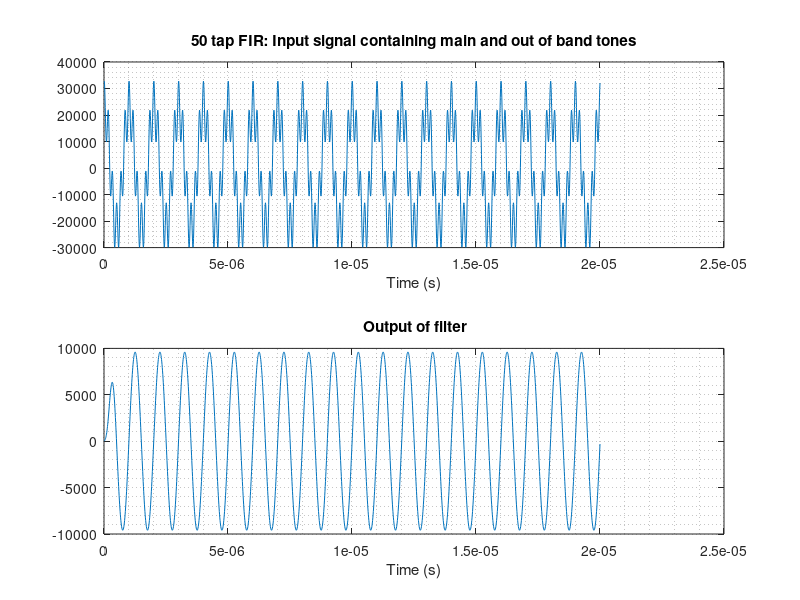
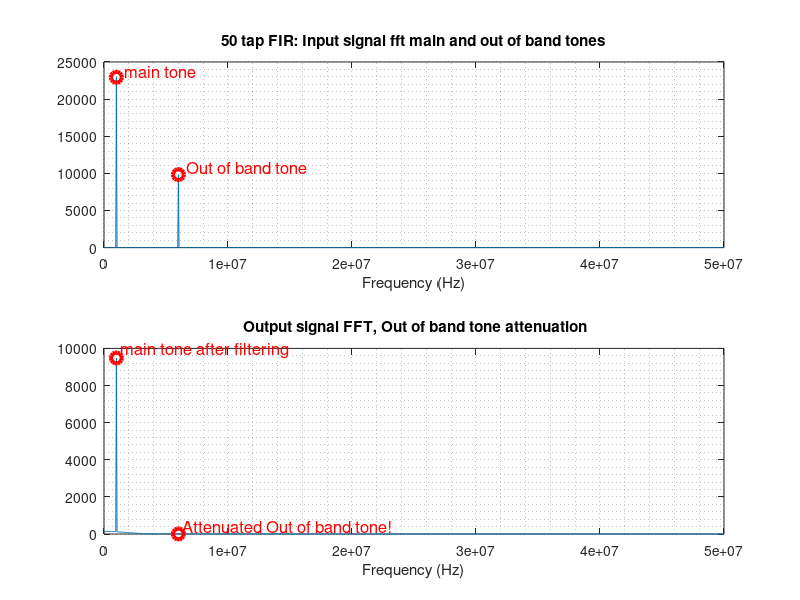
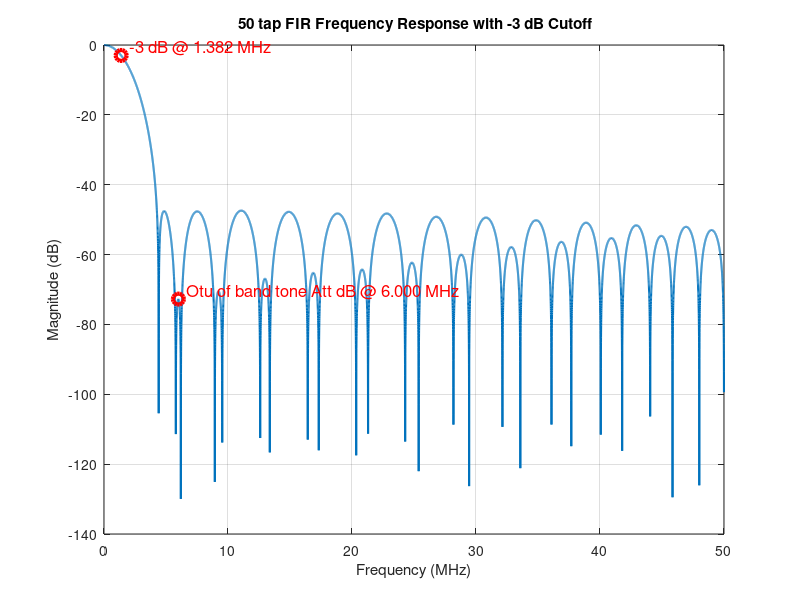

These figures' MATLAB source, in order: (Note: this script raises an error after producing the figures.)
function myfir()
%------------------------------------------------------------
% Golden Reference FIR Script (Octave)
% Implements 50-tap FIR filter in fixed-point arithmetic
% Produces output file to use as gold result by Vitis HLS
%------------------------------------------------------------

    close all;
    clear all;
    clc;
    %% Parameters
    N = 50;                 % Number of taps
    SAMPLES = 2000;         % Number of input samples
    mid = 32768;            % For converting uint16 -> int16
    fs = 100e6;             % 100 MHz sampling frequency
    nf = 16384;             % fine resolution for better cutoff estimate
    L = SAMPLES;            % Number of fft samples

% Coefficients (int16)
    taps = int16([...
    59, 55, 79, 108, 143, 184, 232, 285, 345, 410,...
    480, 553, 630, 709, 788, 866, 942, 1015, 1082, 1143,...
    1195, 1239, 1273, 1295, 1274, 1274, 1295, 1273, 1239, 1195,...
    1143, 1082, 1015, 942, 866, 788, 709, 630, 553, 480,...
    410, 345, 285, 232, 184, 143, 108, 79, 55, 59 ]);

    % Input signal (uint16)
    inpsig = [...
    0xFFF8,0xFD19,0xF4DC,0xE857,0xD92E,0xC957,0xBAD3,0xAF6C,...
    0xA86C,0xA675,0xA96C,0xB075,0xBA1D,0xC485,0xCDAC,0xD3B6,...
    0xD52F,0xD13E,0xC7C8,0xB972,0xA78C,0x93DE,0x8071,0x6F3F,...
    0x61EF,0x599D,0x56AF,0x58CA,0x5EDF,0x6750,0x702E,0x777D,...
    0x7B7F,0x7AED,0x752E,0x6A66,0x5B77,0x49DE,0x3781,0x2668,...
    0x1878,0x0F2E,0x0B6A,0x0D4E,0x143D,0x1EF0,0x2BA4,0x3859,...
    0x431B,0x4A48,0x4CCD,0x4A48,0x431B,0x3859,0x2BA4,0x1EF0,...
    0x143D,0x0D4E,0x0B6A,0x0F2E,0x1878,0x2668,0x3781,0x49DE,...
    0x5B77,0x6A66,0x752E,0x7AED,0x7B7F,0x777D,0x702E,0x6750,...
    0x5EDF,0x58CA,0x56AF,0x599D,0x61EF,0x6F3F,0x8071,0x93DE,...
    0xA78C,0xB972,0xC7C8,0xD13E,0xD52F,0xD3B6,0xCDAC,0xC485,...
    0xBA1D,0xB075,0xA96C,0xA675,0xA86C,0xAF6C,0xBAD3,0xC957,...
    0xD92E,0xE857,0xF4DC,0xFD19];

    % Convert unsigned to signed int16
    sig_signed = int16(int32(inpsig) - mid);

    % Preallocate shift registers
    shift_reg = int16(zeros(1, N));

    %% FIR Filtering
    for n = 1:SAMPLES
        x(n) = sig_signed(mod(n-1, length(sig_signed)) + 1);    % 20 periods

        % Shift registers
        for i = N:-1:2
            shift_reg(i) = shift_reg(i-1);
        end
        shift_reg(1) = x(n);

        % Accumulate (int32)
        acc = int32(0);
        for i = 1:N
            acc = acc + int32(shift_reg(i)) * int32(taps(i));
        end

        % Scale down (match HLS >>16)
        y = bitshift(acc, -16);      % int32
        output(n) = int16(y);        % cast to int16
    end
    t=[1:SAMPLES]/fs;
    subplot(2,1,1);
    plot(t,x);
    title(sprintf('%d tap FIR: Input signal containing main and out of band tones', N));
    xlabel('Time (s)');
    grid minor on;
    subplot(2,1,2);
    plot(t,output);
    title(' Output of filter');
    xlabel('Time (s)');
    grid minor on;

    inp_fft = fft(x,L);
    mag2 = abs(inp_fft/L);                          % Normalization by the length of signal
    inp_mag_fft = mag2(1:L/2+1);                    % discarding negative elements of fft
    inp_mag_fft(2:end-1) = 2*inp_mag_fft(2:end-1);  % only double positive freq? neither DC nor Nyquist!
    f=(fs/L)*[0:L/2];                               % used for scaling the x-axis

    [max_fft1, idx1] = max(inp_mag_fft);            % finding main tone!
    [max_fft2, idx2] = max(inp_mag_fft(idx1+1:end));% finding secodn tone which will be attenuatesd
    printf(' dB difference of input: %d dB \n', 20*log10(max_fft1/max_fft2));

    figure;
    subplot(2,1,1);
    plot (f, inp_mag_fft);
    title(sprintf('%d tap FIR: Input signal fft main and out of band tones', N));
    xlabel('Frequency (Hz)');
    grid minor on;
    hold on;
    plot((idx1-1)*(fs/L), inp_mag_fft(idx1), 'ro', 'MarkerSize', 8, 'LineWidth', 3);
    text((idx1-1)*(fs/L), inp_mag_fft(idx1), ...
    sprintf("  main tone"), ...
    'VerticalAlignment', 'bottom', 'Color', 'red', 'FontSize', 12);
    plot((idx2+idx1-1)*(fs/L), inp_mag_fft(idx2+idx1), 'ro', 'MarkerSize', 8, 'LineWidth', 3);
    text((idx2+idx1-1)*(fs/L), inp_mag_fft(idx2+idx1), ...
    sprintf("  Out of band tone"), ...
    'VerticalAlignment', 'bottom', 'Color', 'red', 'FontSize', 12);
    grid minor on;


    out_fft = fft(output, L);
    mag2 = abs(out_fft/L);
    out_mag_fft = mag2(1:L/2+1);
    out_mag_fft(2:end-1) = 2*out_mag_fft(2:end-1);
    subplot(2,1,2);
    plot(f, out_mag_fft);
    title(' Output signal FFT, Out of band tone attenuation');
    xlabel('Frequency (Hz)')
    grid minor on;
    hold on;
    plot((idx1-1)*(fs/L), out_mag_fft(idx1), 'ro', 'MarkerSize', 8, 'LineWidth', 3);
    text((idx1-1)*(fs/L), out_mag_fft(idx1), ...
    sprintf(" main tone after filtering"), ...
    'VerticalAlignment', 'bottom', 'Color', 'red', 'FontSize', 12);

    plot((idx2+idx1-1)*(fs/L), out_mag_fft(idx2+idx1), 'ro', 'MarkerSize', 8, 'LineWidth', 3);
    text((idx2+idx1-1)*(fs/L), out_mag_fft(idx2+idx1), ...
    sprintf(" Attenuated Out of band tone!"), ...
    'VerticalAlignment', 'bottom', 'Color', 'red', 'FontSize', 12);
##    (idx1-1)*fs/L
    max_fft1 = out_mag_fft(idx1);
##    (idx2+idx1-1)*fs/L
    max_fft2 = out_mag_fft(idx2+idx1);
    final_atten = 20*log10(max_fft1/max_fft2);
    printf(' dB difference after filtering in the output: %d dB \n', final_atten);

    %%%%%%  Filter response analysis  %%%%%%%%
    taps_norm = double(taps)/sum(double(taps));
    [h, w] = freqz(taps_norm, 1, nf);   % normalized filter freq response!
    f = w * fs /(2*pi);
    magdB = 20*log10(abs(h));
    target = -3;
    [~, idx] = min(abs(magdB - target));    % finding index of -3dB point
    f_3dB = f(idx);                         % cutoff frequency in Hz
    fprintf(' Found index for -3dB: %d with converted real freq: %d \n\r',idx, f_3dB);
    figure;
    plot(f/1e6, magdB, 'LineWidth', 1.5);
    grid on;
    xlabel("Frequency (MHz)");
    ylabel("Magnitude (dB)");
    title(sprintf(" %d tap FIR Frequency Response with -3 dB Cutoff", N));
    hold on;
    % Mark the -3 dB point
    plot(f_3dB/1e6, magdB(idx), 'ro', 'MarkerSize', 8, 'LineWidth', 3);
    % Text annotation
    text(f_3dB/1e6, magdB(idx), ...
    sprintf("  -3 dB @ %.3f MHz", f_3dB/1e6), ...
    'VerticalAlignment', 'bottom', 'Color', 'red', 'FontSize', 12);

    %%%%%%%%%   finding out of band tone attenuation in frequency response
    target_freq = 6e6;                 % 6 MHz in Hz
    [~, idx] = min(abs(f - target_freq));
    f_06M = f(idx);
    fprintf(' Out of band tone: %d with scaled freq: %d and ampl: %d \n\r',idx, f_06M, magdB(idx));
    mag_6MHz_dB = magdB(idx);
    %%%%%%%%%%%%%%%%%%%%%
    % Mark 6MHz out of band tone!
    plot(f_06M/1e6, mag_6MHz_dB, 'ro', 'MarkerSize', 8, 'LineWidth', 3);
    % Text annotation
    text(f_06M/1e6, mag_6MHz_dB, ...
    sprintf("  Otu of band tone Att dB @ %.3f MHz", f_06M/1e6), ...
    'VerticalAlignment', 'bottom', 'Color', 'red', 'FontSize', 12);


    %% Write results to file
    fp = fopen('../ref/golden_output.dat', 'w');
    for n = 1:SAMPLES
        fprintf(fp, '%d %d %d\n', n-1, int16(sig_signed(mod(n-1,length(sig_signed))+1)), output(n));
    end
    fclose(fp);
    fprintf(' Golden reference file generated: golden_output.dat\n\r');
endfunction
